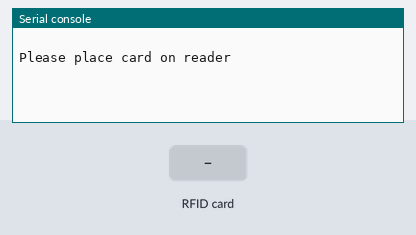
The program below on a simulated MicroPython board. On the bench: the last lines printed to the serial console. The inputs (shaded band) are chosen by the test bench. The interpreter's speed is modelled, so counts of loop turns are approximate; the RFID card's data blocks start empty; library files of the repository ran but are not shown: mfrc522.py. At 3.1 s the program stops and its outputs stay as they are.

Above: at 1.2 s.
1.3 s: RFID card 5E 7A 19 C4 held to the reader
At 2.4 s:
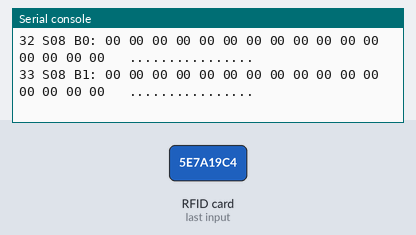
At 3.9 s:
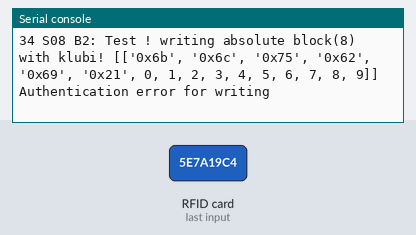
Timing chart, 0 to 4.6 s (numbered marks = the images above; inputs shaded):
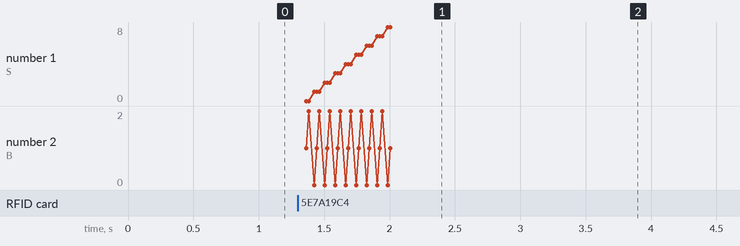

The program:

writeCustomData.py
```python
from mfrc522 import MFRC522

'''
BE AWARE that sectors(3,7,11,15,...,63) are access block.
if you want to change  (sector % 4) == 3 you should
know how defaultKeys and permission work!
'''


def uidToString(uid):
    mystring = ""
    for i in uid:
        mystring = "%02X" % i + mystring
    return mystring


reader = MFRC522(spi_id=0, sck=6, miso=4, mosi=7, cs=5, rst=26)


defaultKey = [0xFF, 0xFF, 0xFF, 0xFF, 0xFF, 0xFF]
blockToWriteTo = 8
stringToWrite = "klubi!"

# This will trim string to 16 characters

def stringToHexTable(stringToWrite):
    return [hex(ord(a)) for a in stringToWrite[:16]]


print("")
print("Please place card on reader")
print("")

try:
    while True:

        (stat, tag_type) = reader.request(reader.REQIDL)

        if stat == reader.OK:
            (stat, uid) = reader.SelectTagSN()
            if stat == reader.OK:
                print(uid)
                print("Card detected %s" % uidToString(uid))
                reader.MFRC522_DumpClassic1K(uid, keyA=defaultKey)
                value = stringToHexTable(stringToWrite)
                for i in range(16-len(value)):
                    value.append(i)
                print("Test ! writing absolute block({})".format(blockToWriteTo))
                print("with {} [{}]".format(stringToWrite, value))
                status = reader.auth(reader.AUTHENT1A, blockToWriteTo, defaultKey, uid)
                if status == reader.OK:
                    status = reader.write(blockToWriteTo, value)
                    if status == reader.OK:
                        reader.MFRC522_DumpClassic1K(uid, keyA=defaultKey)
                    else:
                        print("unable to write")
                else:
                    print("Authentication error for writing")
                break
except KeyboardInterrupt:
    print("Bye")
```

Measured:
- after the input at 1.3 s, the serial console: prints a new line at once (image 1)
